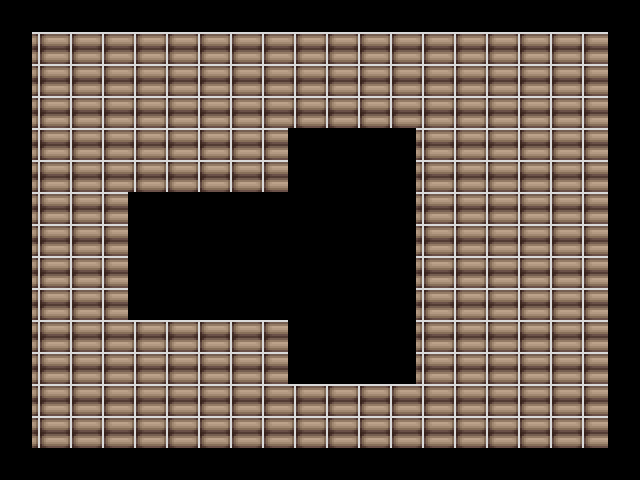

The image is a tile-based game level rendered from a .tmx file. Its description and source (layers, tilesets, objects; grid data summarised) follow:
An orthogonal 20x15 tile map with 32x32 px tiles, 1 tile layer (Tile Layer 1).

<map version="1.2" tiledversion="1.2.0" orientation="orthogonal" name="DM1.map" numChars="2" renderorder="right-down" width="20" height="15" tilewidth="32" tileheight="32" infinite="0" nextlayerid="2" nextobjectid="1">
 <properties>
  <property name="dot" value="assets/dot.png" />
  <property name="isaac" value="assets/isaac.png" />
  <property name="pause" value="assets/pause.png" />
 </properties>
 <tileset firstgid="1" name="blocks1" tilewidth="32" tileheight="32" tilecount="209" columns="19">
  <image source="blocks1.png" width="614" height="376" />
 </tileset>
 <layer id="1" name="Tile Layer 1" width="20" height="15">
  <data>[300 cells, 182 non-empty, 1 distinct tile ids]</data>
 </layer>
</map>
